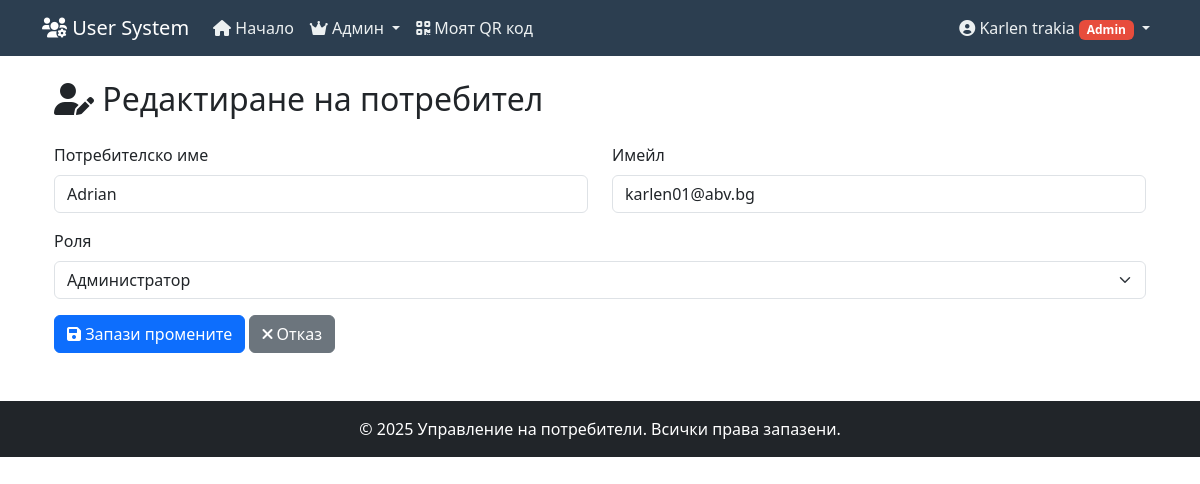
/admin/edit_user.php?id=3 (signed in), run on the app's committed database.
### tables this page shows
CREATE TABLE IF NOT EXISTS `users` (
  `id` int NOT NULL AUTO_INCREMENT,
  `user` varchar(50) NOT NULL,
  `password` varchar(255) NOT NULL,
  `email` varchar(100) NOT NULL,
  `first_name` varchar(50) NOT NULL,
  `last_name` varchar(50) NOT NULL,
  `phone` varchar(20) DEFAULT NULL,
  `role` enum('user','admin') DEFAULT 'user',
  `created_at` timestamp NULL DEFAULT CURRENT_TIMESTAMP,
  `updated_at` timestamp NULL DEFAULT CURRENT_TIMESTAMP ON UPDATE CURRENT_TIMESTAMP,
  `birth_date` int NOT NULL,
  PRIMARY KEY (`id`),
  UNIQUE KEY `username` (`user`),
  UNIQUE KEY `email` (`email`)
);

### admin/edit_user.php (the view, shortened to what this page needs)
<?php
require_once __DIR__ . '/../includes/db.php';
$user_id = filter_input(INPUT_GET, 'id', FILTER_VALIDATE_INT);
try {
    $stmt = $conn->prepare("SELECT * FROM users WHERE id = ?");
    $stmt->bind_param("i", $user_id);
    $stmt->execute();
    $user = $stmt->get_result()->fetch_assoc();
} catch (Exception $e) {
    $_SESSION['error'] = $e->getMessage();
    header("Location: dashboard.php");
    exit();
}
require_once __DIR__ . '/../includes/header.php';
?>
<div class="container mt-4">
    <h2><i class="fas fa-user-edit"></i> Редактиране на потребител</h2>
    <form method="POST" class="mt-4">
        <div class="row mb-3">
            <div class="col-md-6">
                <label class="form-label">Потребителско име</label>
                <input type="text" class="form-control" value="<?= htmlspecialchars($user['user']) ?>" readonly>
            </div>
            <div class="col-md-6">
                <label for="email" class="form-label">Имейл</label>
                <input type="email" name="email" class="form-control" value="<?= htmlspecialchars($user['email']) ?>" required>
            </div>
        </div>
        <div class="mb-3">
            <label for="role" class="form-label">Роля</label>
            <select name="role" class="form-select" required>
                <option value="admin" <?= $user['role'] === 'admin' ? 'selected' : '' ?>>Администратор</option>
            </select>
        </div>
        <button type="submit" class="btn btn-primary"><i class="fas fa-save"></i> Запази промените</button>
        <a href="dashboard.php" class="btn btn-secondary"><i class="fas fa-times"></i> Отказ</a>
    </form>
</div>
<?php require_once __DIR__ . '/../includes/footer.php'; ?>

### data on the page
users: user "Adrian", email "karlen01@abv.bg", role "Администратор"

### other printed values
$_SESSION['username'] "Karlen trakia"
